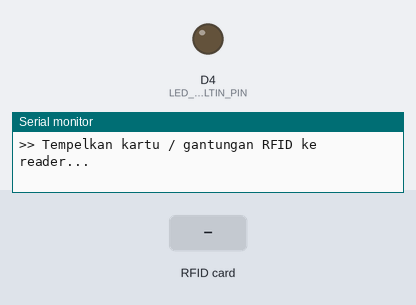
The sketch below on a simulated ESP8266 (NodeMCU). Shown: output pins drawn as LEDs (lit = HIGH), the last lines printed to the serial monitor. Inputs (shaded band) come from the test bench.

Above: at 2.1 s.
2.2 s: RFID card 5E 7A 19 C4 held to the reader
At 2.34 s:
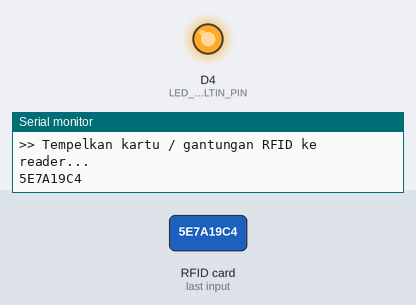
Timing chart, 0 to 5.2 s (numbered marks = the images above; inputs shaded):
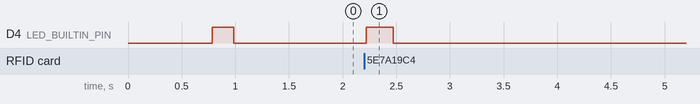

Measured:
- after the input at 2.2 s, D4 (LED_BUILTIN_PIN): LOW → HIGH at once, → LOW 0.25 s later

The sketch:

esp32_rfid_only.ino
```cpp
/*
 * =========================================================================
 * SMART ATTENDANCE 2FA - ESP32 RFID STANDALONE (TANPA LAYAR OLED)
 * =========================================================================
 * Board       : ESP32 Dev Module / NodeMCU-32S (30 Pin)
 * Komponen    : ESP32 + Modul RFID RC522 (HW-126)
 * Baud Rate   : 9600 baud (Kompatibel langsung dengan Flask app.py)
 *
 * JALUR KABEL HANYA 7 KABEL (SPI):
 * -----------------------------------------------------------
 *   RC522 PIN   |  ESP32 PIN
 *   3.3V (VCC)  -->  3V3 (Pojok Kanan Bawah / Pin 3.3V)
 *   RST         -->  D4  (GPIO 4)
 *   GND         -->  GND
 *   IRQ         -->  (TIDAK DIGUNAKAN / KOSONG)
 *   MISO        -->  D19 (GPIO 19)
 *   MOSI        -->  D23 (GPIO 23)
 *   SCK         -->  D18 (GPIO 18)
 *   SDA (SS)    -->  D5  (GPIO 5)
 * =========================================================================
 */

#include <SPI.h>
#include <MFRC522.h>

// Konfigurasi Pin RFID SPI
#define SS_PIN    5   // D5
#define RST_PIN   4   // D4

// Indikator LED Bawaan ESP32 (Internal Blue LED)
#define LED_BUILTIN_PIN 2

MFRC522 rfrc522(SS_PIN, RST_PIN);

void setup() {
  // Inisialisasi Serial Komunikasi (9600 Baud)
  Serial.begin(9600);
  delay(500);

  // Inisialisasi LED internal ESP32
  pinMode(LED_BUILTIN_PIN, OUTPUT);
  digitalWrite(LED_BUILTIN_PIN, LOW);

  Serial.println("\n==========================================");
  Serial.println(" ESP32 RFID 2FA KIOSK - STANDALONE");
  Serial.println(" (Tanpa Layar OLED - Hanya RC522)");
  Serial.println("==========================================");

  // Inisialisasi SPI Bus & RC522
  SPI.begin();
  rfrc522.PCD_Init();
  delay(100);

  // Cek Status Modul RC522
  byte version = rfrc522.PCD_ReadRegister(rfrc522.VersionReg);
  if (version == 0x00 || version == 0xFF) {
    Serial.println("[WARN] Modul RFID RC522 BELUM TERDETEKSI!");
    Serial.println("  -> Pastikan tiap pin solderan RC522 tidak menyatu/korslet.");
    Serial.println("  -> Periksa kabel: 3V3, GND, D4, D5, D18, D19, D23.");
  } else {
    Serial.print("[OK] Modul RFID RC522 Siap! Firmware Versi: 0x");
    Serial.println(version, HEX);
    Serial.println(">> Tempelkan kartu / gantungan RFID ke reader...");

    // Kedipkan LED internal tanda siap
    digitalWrite(LED_BUILTIN_PIN, HIGH);
    delay(200);
    digitalWrite(LED_BUILTIN_PIN, LOW);
  }
}

void loop() {
  // 1. Cek apakah ada kartu RFID di dekat reader
  if (!rfrc522.PICC_IsNewCardPresent()) {
    return;
  }

  // 2. Baca serial UID kartu
  if (!rfrc522.PICC_ReadCardSerial()) {
    return;
  }

  // 3. Konversi format byte UID ke string HEX uppercase (contoh: E2000019)
  String uidStr = "";
  for (byte i = 0; i < rfrc522.uid.size; i++) {
    if (rfrc522.uid.uidByte[i] < 0x10) uidStr += "0";
    uidStr += String(rfrc522.uid.uidByte[i], HEX);
  }
  uidStr.toUpperCase();

  // 4. Nyalakan LED internal ESP32 sebagai indikator tap berhasil
  digitalWrite(LED_BUILTIN_PIN, HIGH);

  // 5. Kirim UID kartu ke Serial Monitor & Flask app.py
  Serial.println(uidStr);

  // 6. Hentikan pembacaan kartu sementara (cegah spam tap berulang)
  rfrc522.PICC_HaltA();
  rfrc522.PCD_StopCrypto1();

  delay(250);
  digitalWrite(LED_BUILTIN_PIN, LOW);
  delay(1500); // Jeda 1.5 detik sebelum scan kartu berikutnya
}
```
